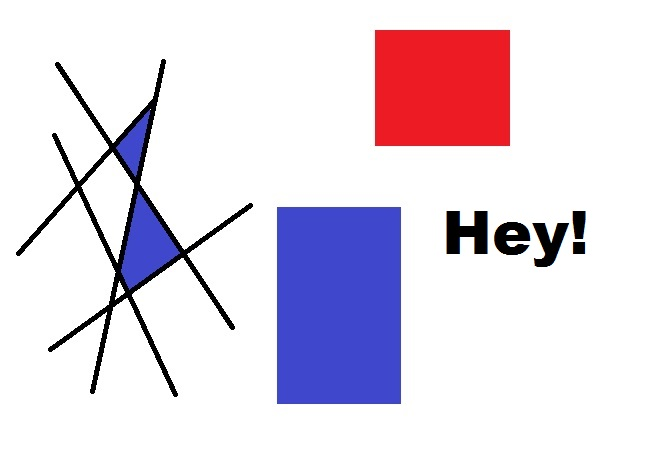
#> input picture Pic-10.jpg, 653 x 457 px, given in place of the camera
$ python '4. Thresholding.py'
#> lines starting #> are read from the running program, lines starting #| are printed output that depends on the picture; after the words box and inside, x2 and y2 are one past the last pixel; in counts of white or black regions, pixels touching at a corner belong together
import cv2

# img = cv2.imread('Pic-4.jpg')
# imggray = cv2.cvtColor(img, cv2.COLOR_BGR2GRAY)
#
# # Binary Thresholding
# # With Color
# retval1, threshold1 = cv2.threshold(img, 10, 255, cv2.THRESH_BINARY)
#
# # With Grayscaled image
# retval2, threshold2 = cv2.threshold(imggray, 10, 255, cv2.THRESH_BINARY)
#
# # Adaptive Thresholding
# gauss = cv2.adaptiveThreshold(imggray, 255, cv2.ADAPTIVE_THRESH_GAUSSIAN_C, cv2.THRESH_BINARY,
#                               115, 1)
#
# # Otsu Thresholding
# retval3, otsu = cv2.threshold(imggray, 125, 255, cv2.THRESH_BINARY + cv2.THRESH_OTSU)
#
#
# cv2.imshow('Original Image', img)
# cv2.imshow('Thresholded Image', threshold1)
# cv2.imshow('Thresholded Grayscale Image', threshold2)
# cv2.imshow('Adaptive Thresholded Image', gauss)
# cv2.imshow('Otsu Thresholded Image', otsu)

# cv2.waitKey(0)

# Using Thresholding in video
# Reading Video from WebCam
cap = cv2.VideoCapture(0)

while True:
    ret, frame = cap.read()
#> frame is the input picture: shape (457, 653, 3); mean B, G, R 229.7, 216.9, 227
    gray = cv2.cvtColor(frame, cv2.COLOR_BGR2GRAY)
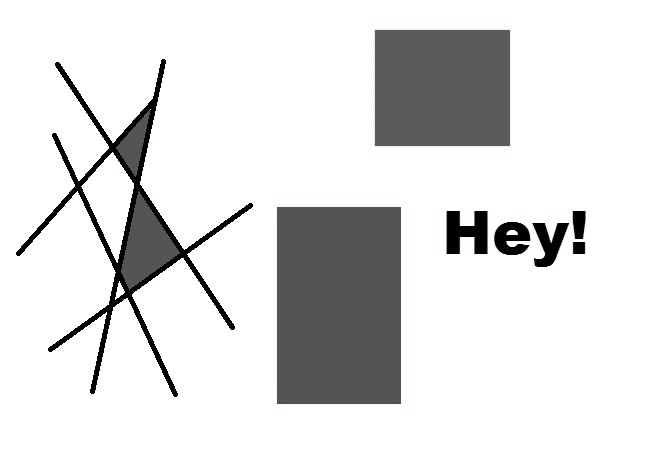
#> gray: shape (457, 653); min 0, max 255, mean 221.4

    # Binary Thresholding
    # With Color
    retval1, threshold1 = cv2.threshold(frame, 130, 255, cv2.THRESH_BINARY)
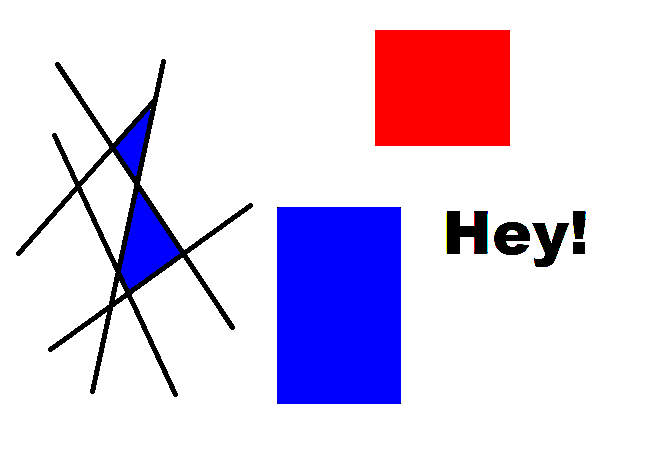
#> threshold1: shape (457, 653, 3); mean B, G, R 232.8, 208.8, 222.2

    # With Grayscaled image
    retval2, threshold2 = cv2.threshold(gray, 130, 255, cv2.THRESH_BINARY)
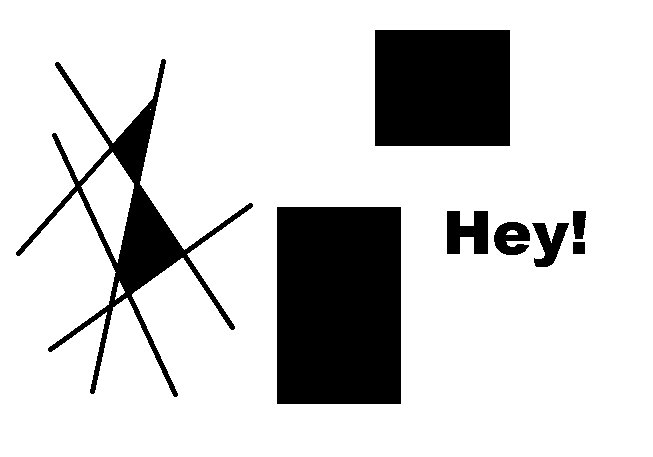
#> threshold2: shape (457, 653); 81.9% white; 8 black regions, largest, box (x1, y1, x2, y2) and area: (277, 207, 401, 404) 24428, (375, 30, 510, 146) 15660, (16, 59, 253, 397) 10614

    # Adaptive Thresholding
    gauss = cv2.adaptiveThreshold(gray, 255, cv2.ADAPTIVE_THRESH_GAUSSIAN_C, cv2.THRESH_BINARY,
                                  125, 1)
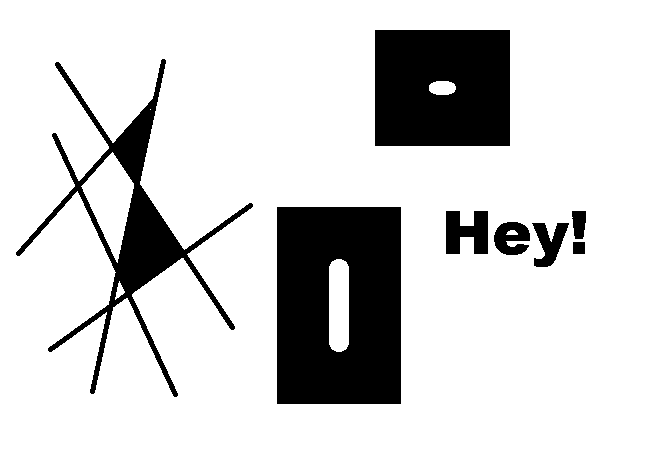
#> gauss: shape (457, 653); 82.5% white; 8 black regions, largest, box (x1, y1, x2, y2) and area: (277, 207, 401, 404) 22652, (375, 30, 510, 146) 15340, (16, 59, 253, 397) 10614

    # Otsu Thresholding
    retval3, otsu = cv2.threshold(gray, 120, 255, cv2.THRESH_BINARY + cv2.THRESH_OTSU)
#> retval3 = 162

    cv2.imshow('Camera Window', frame)
    # cv2.imshow('Grayed window', gray)
    cv2.imshow('Ordinary Threshold window', threshold1)
    cv2.imshow('Grayed threshold window', threshold2)
    cv2.imshow('Adaptive Thresholding window', gauss)
    cv2.imshow('Otsu Thresholding window', otsu)


    # On keypress q shutdown
    if cv2.waitKey(1) & 0xFF == ord('q'):
#> (key q is pressed here)
        break

cap.release()


cv2.destroyAllWindows()

$ run again, on Pic-4.jpg
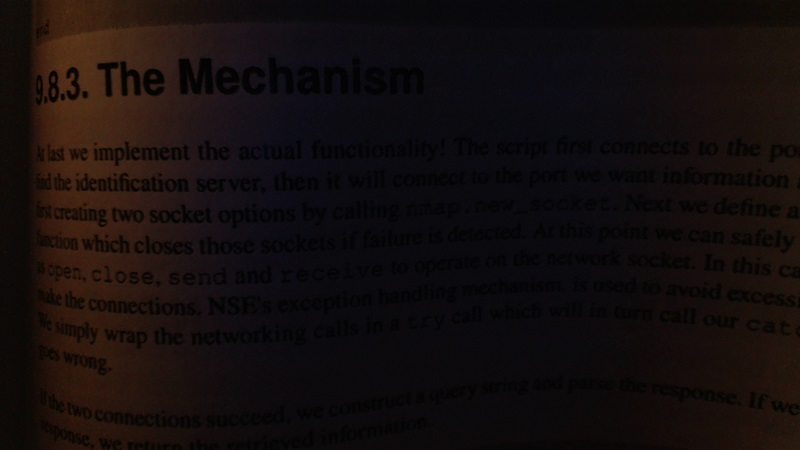
#> input picture Pic-4.jpg, 800 x 450 px, given in place of the camera
#> frame is the input picture: shape (450, 800, 3); mean B, G, R 13.4, 13.6, 20.3
#> threshold1: shape (450, 800, 3); every value is 0
#> threshold2: shape (450, 800); every value is 0
#> `gauss = cv2.adaptiveThreshold(gray, 255, cv2.ADAPTIVE_THRESH_GAUSSIAN_..`:
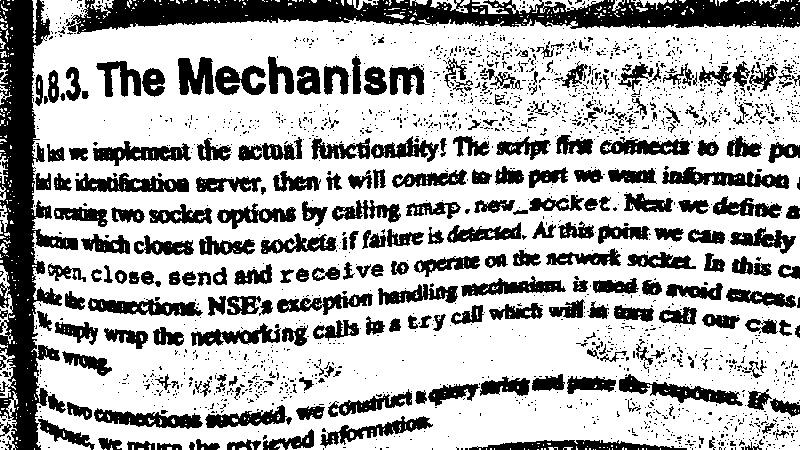
#> gauss: shape (450, 800); 69.2% white; 2065 black regions (1802 under 20 px), largest, box (x1, y1, x2, y2) and area: (66, 0, 800, 34) 15227, (0, 0, 78, 450) 14988, (619, 374, 743, 406) 1381
#> `retval3, otsu = cv2.threshold(gray, 120, 255, cv2.THRESH_BINARY + cv2...`:
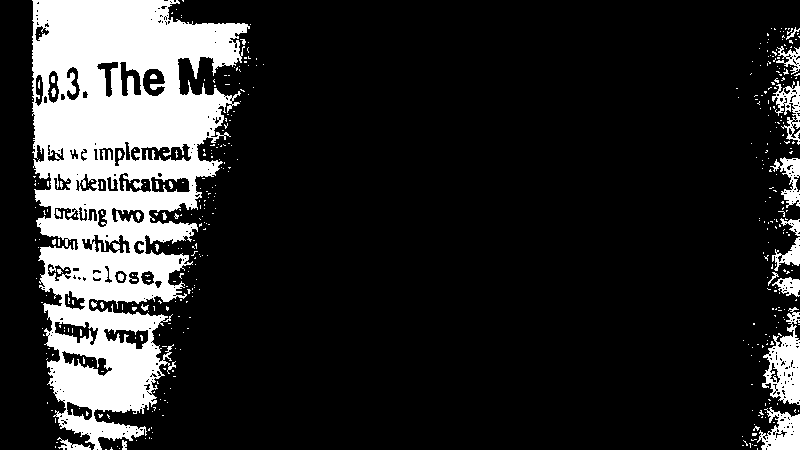
#> otsu: shape (450, 800); 16.5% white; 428 white regions (399 under 20 px), largest, box (x1, y1, x2, y2) and area: (32, 0, 250, 450) 51813, (762, 307, 800, 405) 1926, (757, 407, 800, 450) 1111
#> retval3 = 22

$ run again, on Pic-5.jpg
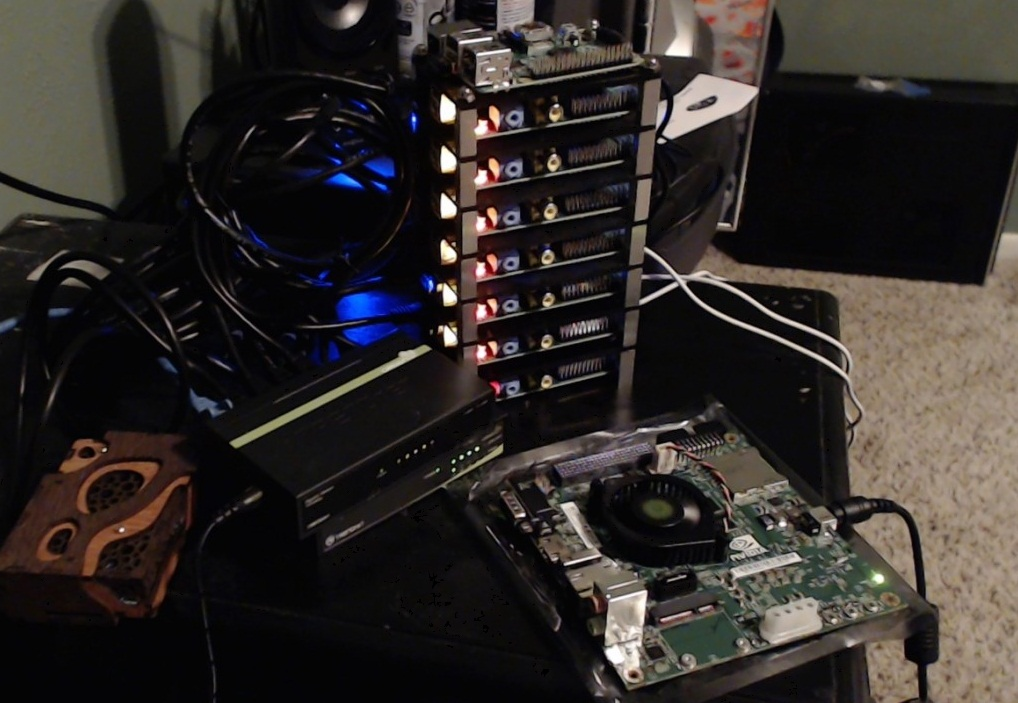
#> input picture Pic-5.jpg, 1018 x 703 px, given in place of the camera
#> frame is the input picture: shape (703, 1018, 3); mean B, G, R 40.7, 43.2, 48.1
#> `retval2, threshold2 = cv2.threshold(gray, 130, 255, cv2.THRESH_BINARY)`:
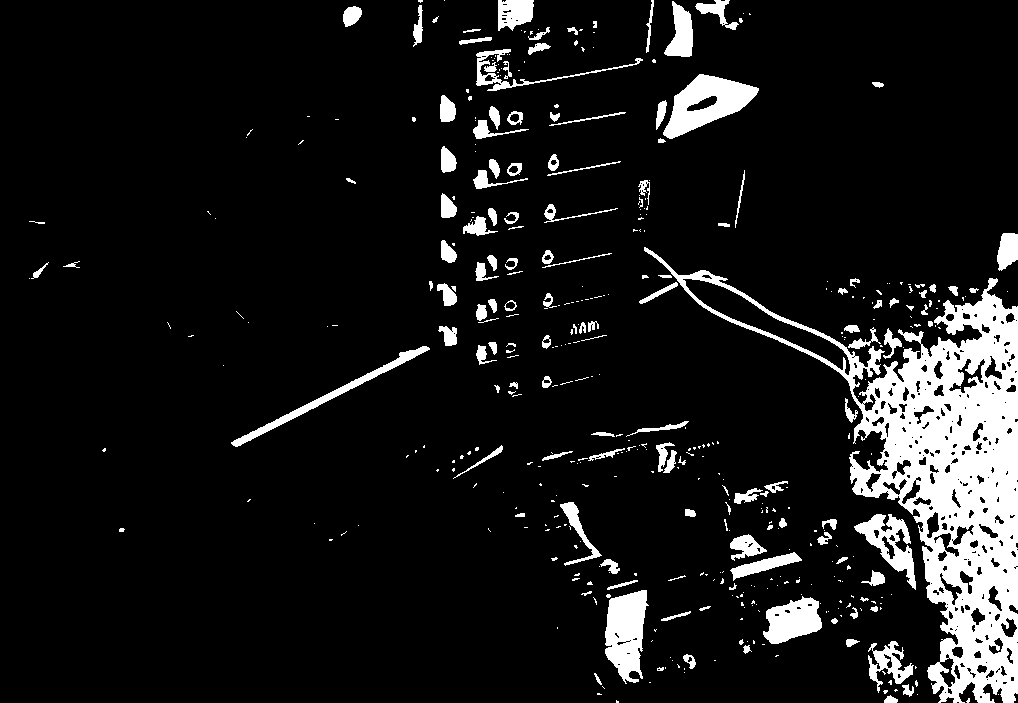
#> threshold2: shape (703, 1018); 9.8% white; 443 white regions (301 under 20 px), largest, box (x1, y1, x2, y2) and area: (644, 247, 1018, 703) 39020, (663, 74, 759, 139) 3099, (605, 590, 649, 684) 2801
#> gauss: shape (703, 1018); 39.8% white; 1111 white regions (817 under 20 px), largest, box (x1, y1, x2, y2) and area: (625, 141, 1018, 703) 48368, (196, 486, 559, 703) 20530, (0, 0, 125, 210) 18955
#> `retval3, otsu = cv2.threshold(gray, 120, 255, cv2.THRESH_BINARY + cv2...`:
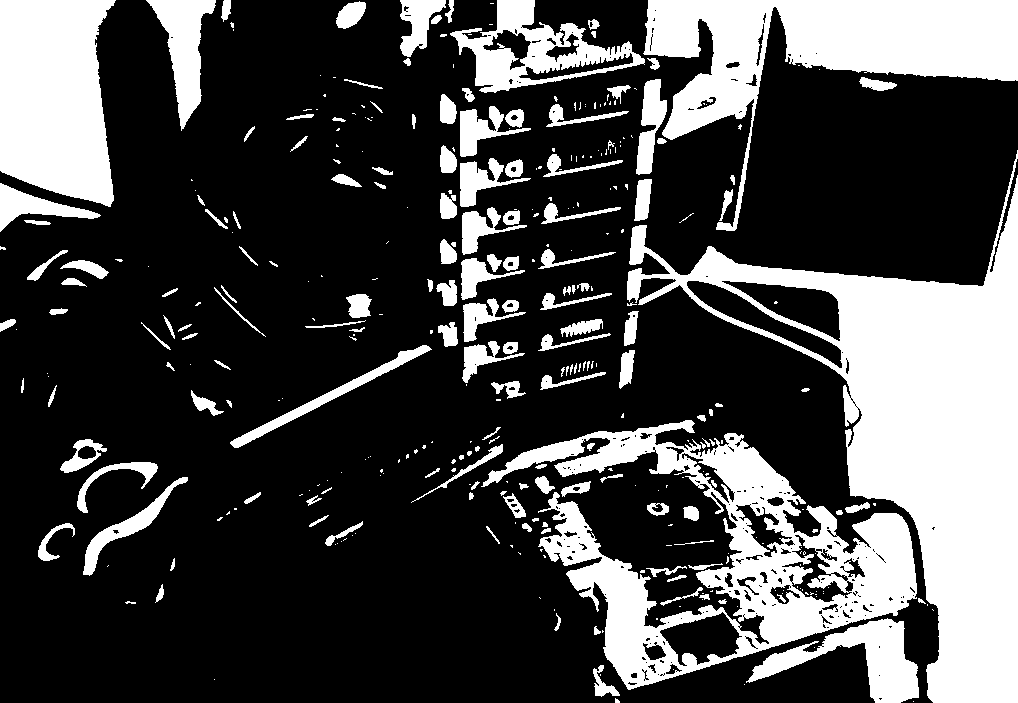
#> otsu: shape (703, 1018); 28.2% white; 362 white regions (205 under 20 px), largest, box (x1, y1, x2, y2) and area: (627, 150, 1018, 703) 65132, (481, 420, 917, 690) 36393, (643, 0, 1018, 231) 28868
#> retval3 = 66

$ run again, on Pic-7.jpg
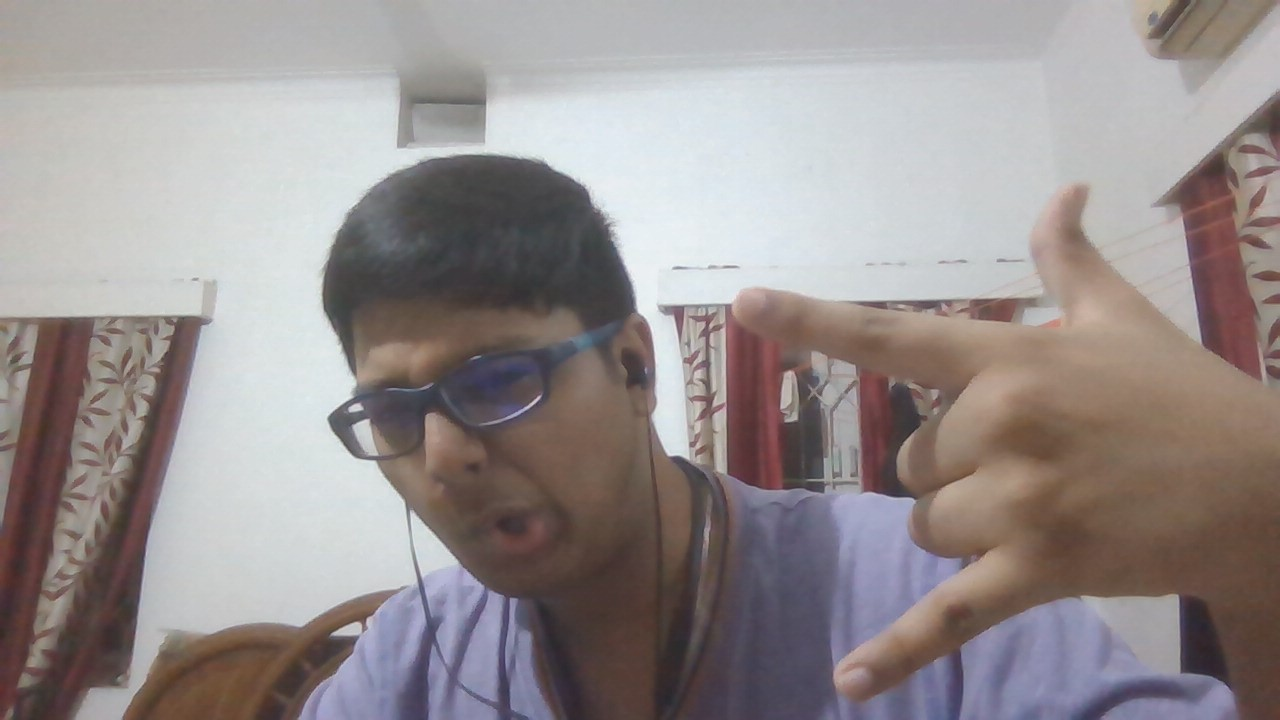
#> input picture Pic-7.jpg, 1280 x 720 px, given in place of the camera
#> frame is the input picture: shape (720, 1280, 3); mean B, G, R 143.1, 143.2, 151
#> `retval2, threshold2 = cv2.threshold(gray, 130, 255, cv2.THRESH_BINARY)`:
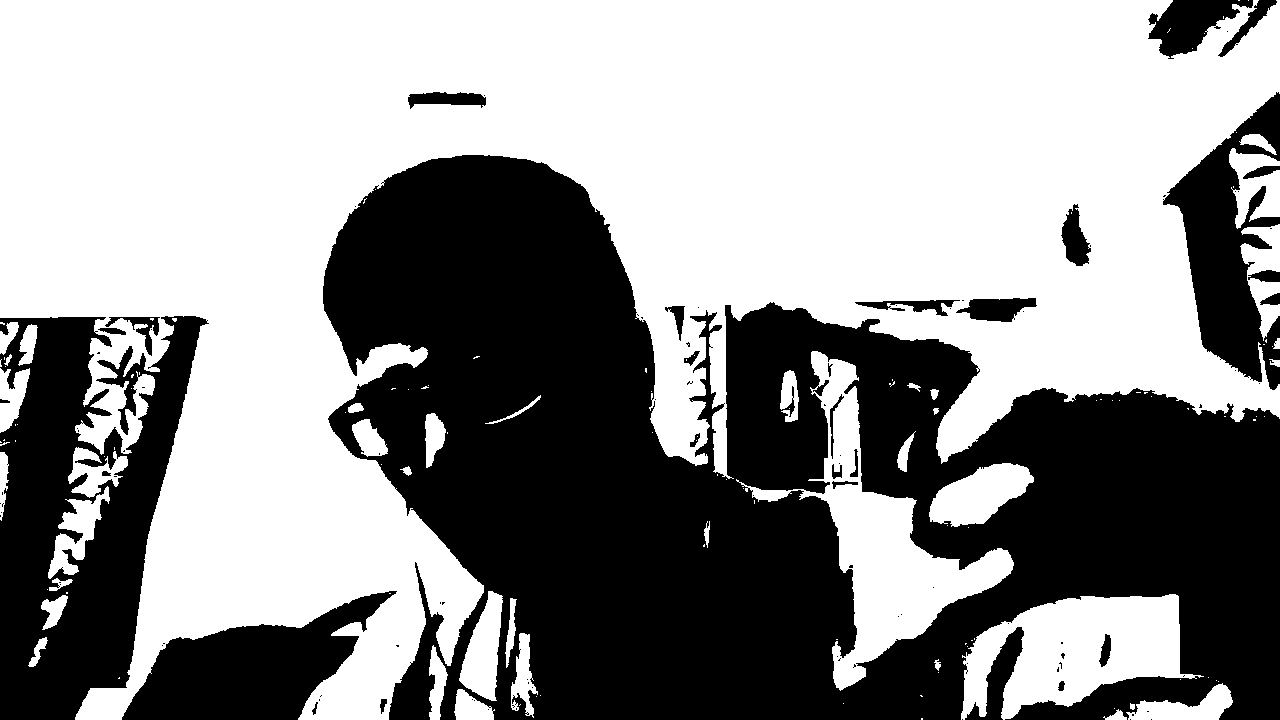
#> threshold2: shape (720, 1280); 57.4% white; 104 black regions (74 under 20 px), largest, box (x1, y1, x2, y2) and area: (323, 155, 1280, 720) 298630, (0, 316, 209, 720) 48573, (122, 591, 397, 720) 17744
#> gauss: shape (720, 1280); 56.2% white; 1812 black regions (1446 under 20 px), largest, box (x1, y1, x2, y2) and area: (322, 155, 1280, 720) 200203, (0, 277, 220, 720) 42864, (500, 0, 1075, 96) 28329
#> `retval3, otsu = cv2.threshold(gray, 120, 255, cv2.THRESH_BINARY + cv2...`:
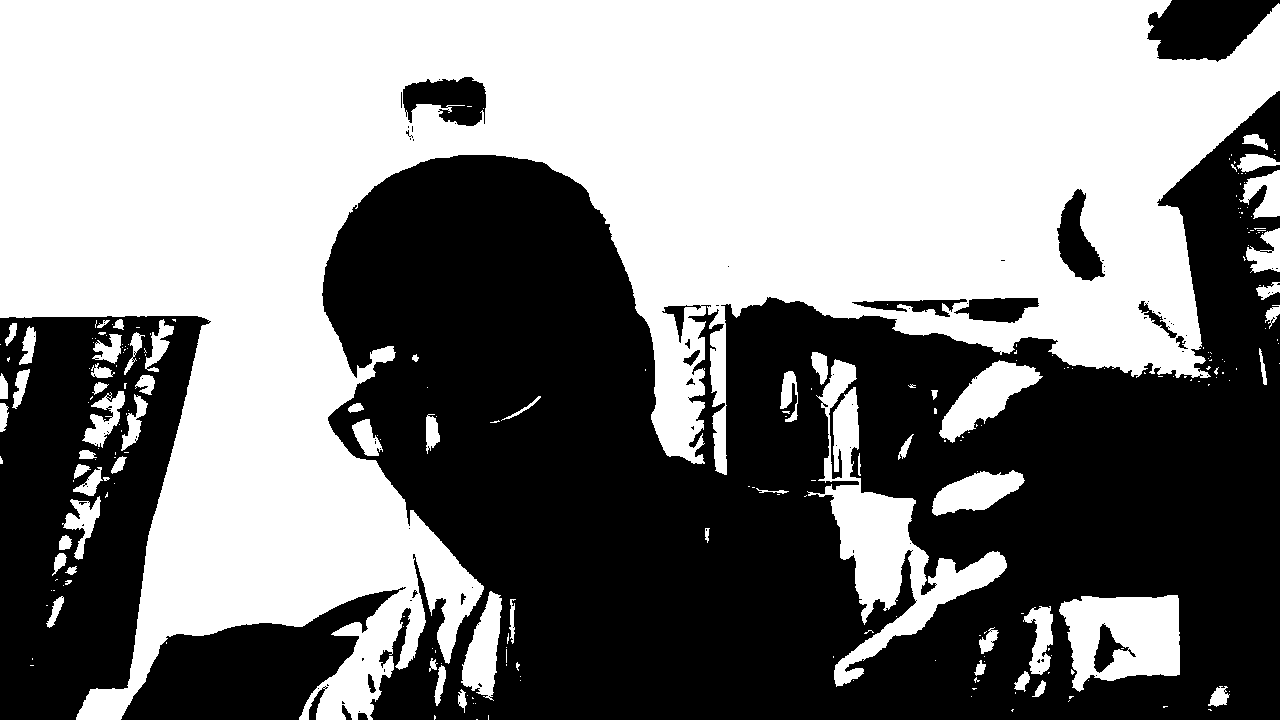
#> otsu: shape (720, 1280); 51.8% white; 88 black regions (68 under 20 px), largest, box (x1, y1, x2, y2) and area: (322, 91, 1280, 720) 355425, (0, 316, 211, 720) 55155, (121, 587, 406, 720) 18220
#> retval3 = 143
